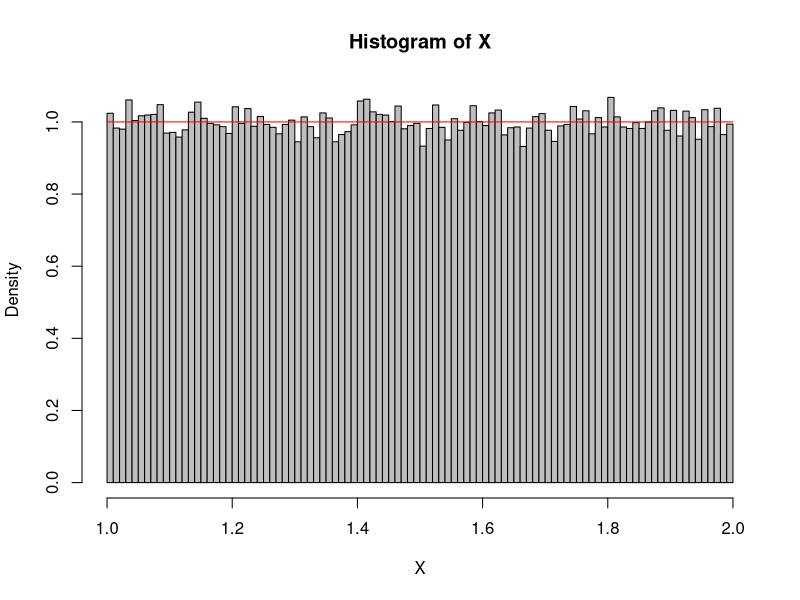
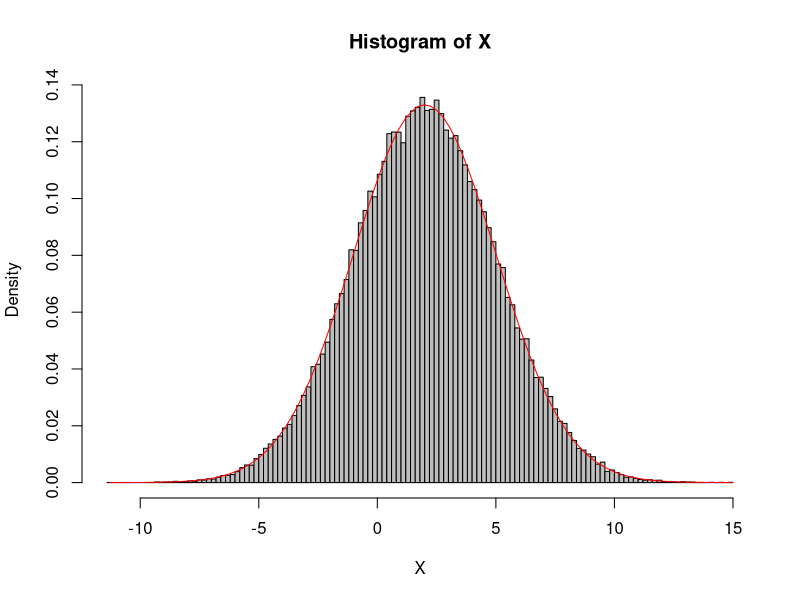
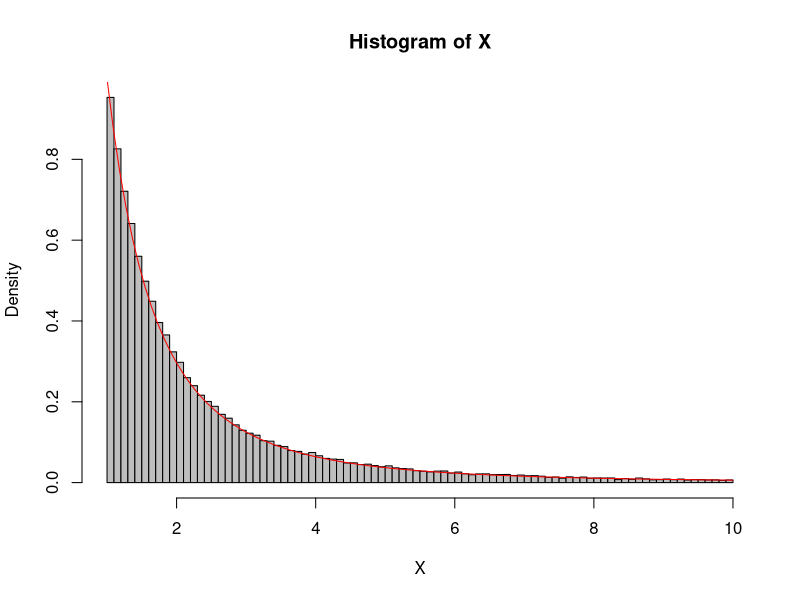

R code for these plots, in order:

## Uniform distribution
# These functions provide information about the uniform distribution 
                                    #on the interval from min to max
# dunif: density
# punif: distribution function
# qunif: quantile function
# runif: generates random numbers  of deviates

X <- runif(100000, min = 1, max = 2) # nolint #create 100 000 numbers from 1 to 2
hist(X, nclass = 100, probability = TRUE, col = "grey") #creat a histogram from X # nolint
u = seq(min(X), max(X), length.out = 100) # nolint
u <- seq(min(X), max(X), length.out = 100) # should use this form
# seq: create a sequence of elements in a Vector.
#       It takes the length and difference between values as optional argument.
lines(u, dunif(u, min = 1, max = 2), col = "red") #get the line of density


## Normal distribution

# same 4 cases with Uniform distribution

X <- rnorm(100000, mean = 2, sd = 3) # nolint
hist(X, nclass = 100, probability = TRUE, col = "grey")
u <- seq(min(X), max(X), length.out = 100)
lines(u, dnorm(u, mean = 2, sd = 3), col = "red")


## Generalized Pareto Distribution (GPD)

dgpd <- function(x, k, s, a) {(a / s) * (1 + (x - k) / s) ^ (- a - 1)} # nolint
pgpd <- function(q, k, s, a) {1 - (1 + (q - k) / s)^(-a)}
qgpd <- function(p, k, s, a) {s * (1 - p)^(-1 / a) - s + k}
rgpd <- function(n, k, s, a) {qgpd(runif(n), k, s, a)}

X <- rgpd(100000, k = 1, s = 2, a = 2)
X = X[X < 10]
hist(X, nclass = 100, probability = TRUE, col = "grey")
u = seq(min(X), max(X), length.out = 100)
lines(u, dgpd(u, k = 1, s = 2, a = 2), col = "red")
